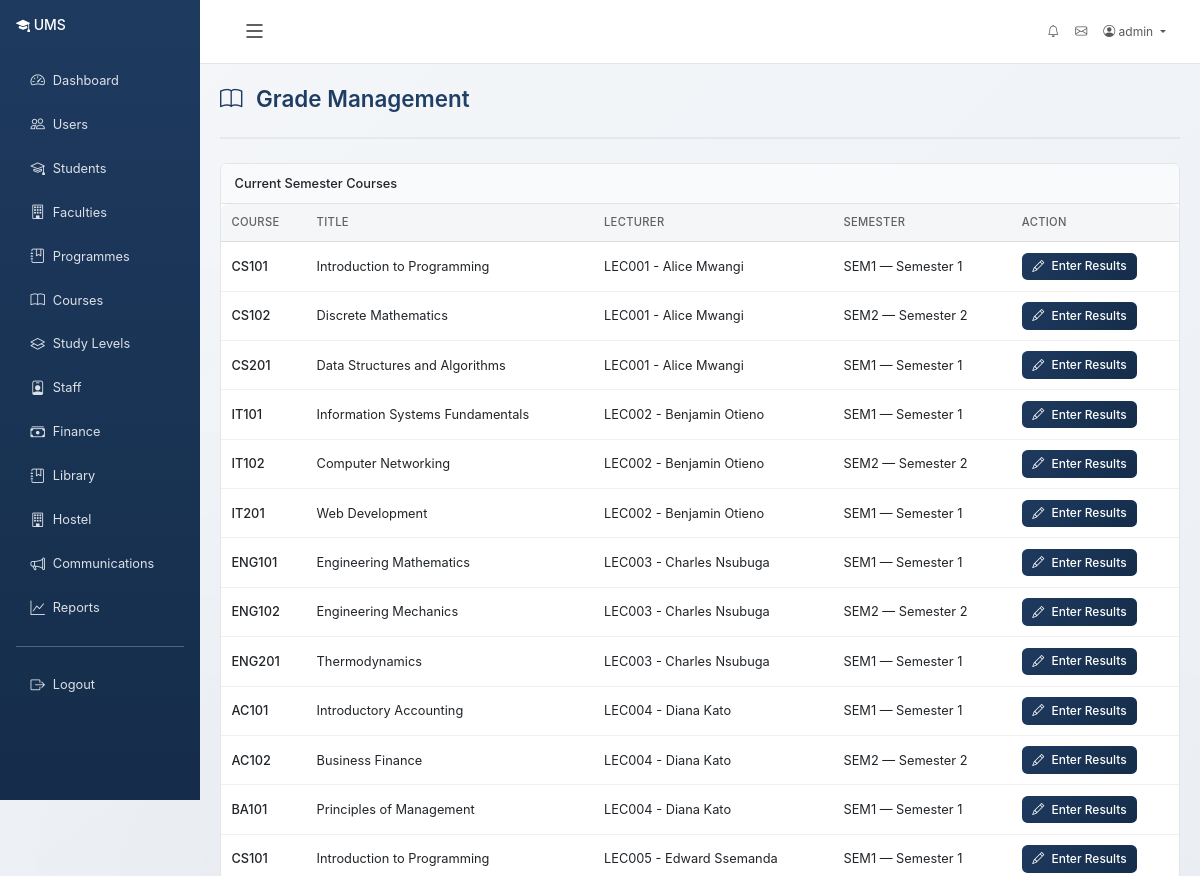
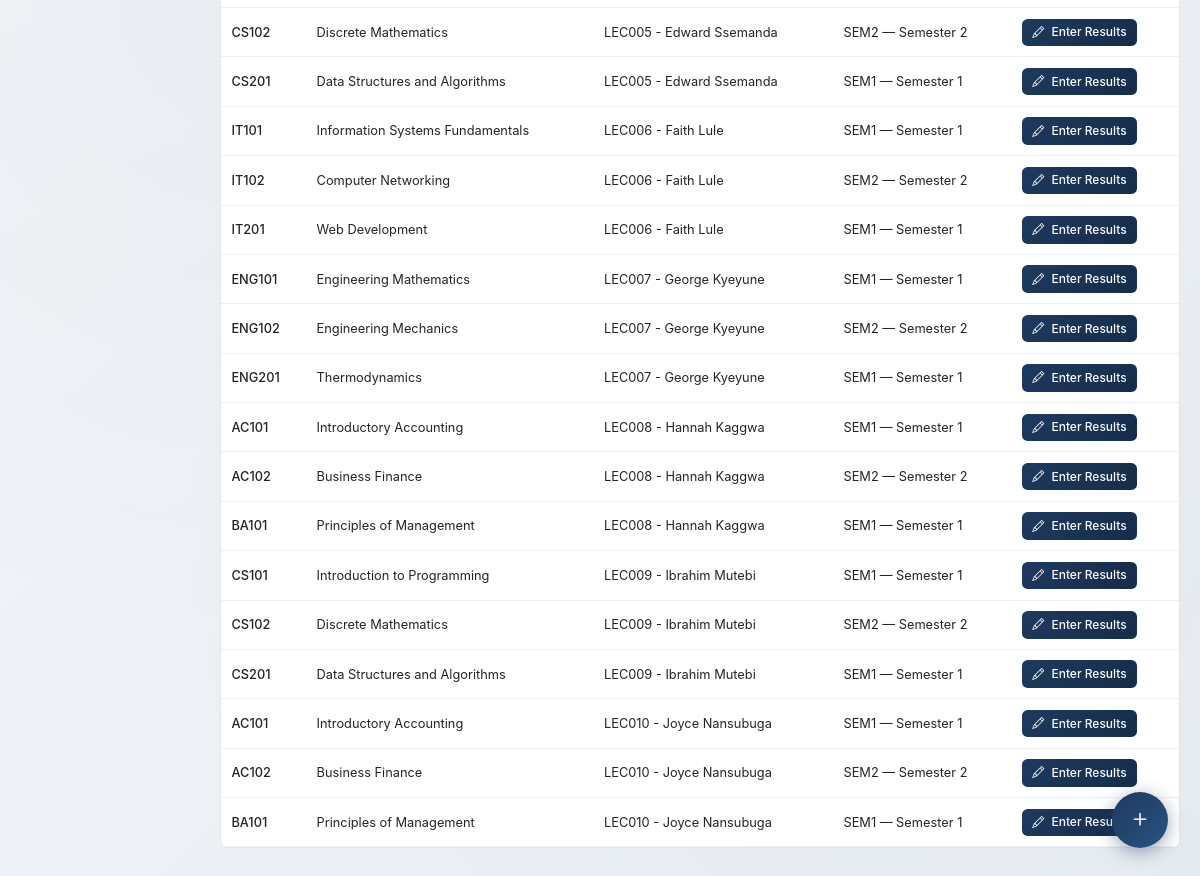
The page /academics/grades/ (signed in) on the database its author committed (2 pictures, top to bottom).
### accounts/models.py (models this page shows, shortened)
class User(AbstractUser):
    class Role(models.TextChoices):
        ADMIN = 'admin', 'Administrator'
        REGISTRAR = 'registrar', 'Registrar'
        LECTURER = 'lecturer', 'Lecturer'
        STUDENT = 'student', 'Student'
        FINANCE = 'finance', 'Finance Staff'
        LIBRARIAN = 'librarian', 'Librarian'
        HOSTEL_MANAGER = 'hostel_manager', 'Hostel Manager'
        FACULTY_DEAN = 'faculty_dean', 'Faculty Dean'
        DEPARTMENT_HEAD = 'department_head', 'Department Head'
        PROGRAMME_COORDINATOR = 'programme_coordinator', 'Programme Coordinator'
    role = models.CharField(max_length=25, choices=Role.choices, default=Role.STUDENT)
    phone_number = models.CharField(max_length=20, blank=True)
    date_of_birth = models.DateField(null=True, blank=True)
    gender = models.CharField(
        max_length=10,
        choices=[('M', 'Male'), ('F', 'Female'), ('O', 'Other')],
        blank=True
    )
    address = models.TextField(blank=True)
    profile_picture = models.ImageField(upload_to='profiles/', null=True, blank=True)
    is_active_member = models.BooleanField(default=True)
    created_at = models.DateTimeField(auto_now_add=True)
    updated_at = models.DateTimeField(auto_now=True)
    class Meta:
        ordering = ['-date_joined']
    @property
    def is_admin(self):
        return self.role == self.Role.ADMIN or self.is_superuser

### academics/models.py (models this page shows, shortened)
class CourseAllocation(models.Model):
    course = models.ForeignKey(Course, on_delete=models.CASCADE, related_name='allocations')
    lecturer = models.ForeignKey(
        'staff.StaffProfile', on_delete=models.CASCADE, related_name='course_allocations'
    )
    semester = models.ForeignKey(StudySemester, on_delete=models.CASCADE, related_name='allocations')
    is_active = models.BooleanField(default=True)
    created_at = models.DateTimeField(auto_now_add=True)
    class Meta:
        unique_together = ['course', 'lecturer', 'semester']

class Course(models.Model):
    class CourseType(models.TextChoices):
        CORE = 'core', 'Core'
        ELECTIVE = 'elective', 'Elective'
        GENERAL = 'general', 'General Education'
    code = models.CharField(max_length=20, unique=True)
    title = models.CharField(max_length=200)
    department = models.ForeignKey(Department, on_delete=models.CASCADE, related_name='courses')
    programme = models.ManyToManyField(Programme, related_name='courses', blank=True)
    credit_units = models.IntegerField(default=3, validators=[MinValueValidator(1), MaxValueValidator(6)])
    course_type = models.CharField(max_length=10, choices=CourseType.choices, default=CourseType.CORE)
    level = models.IntegerField(default=100, help_text="Course level (100, 200, 300, etc.)")
    semester = models.ForeignKey(StudySemester, on_delete=models.SET_NULL, null=True, blank=True, related_name='courses')
    description = models.TextField(blank=True)
    prerequisites = models.ManyToManyField('self', symmetrical=False, blank=True, related_name='is_prerequisite_for')
    max_students = models.IntegerField(default=100)
    is_active = models.BooleanField(default=True)
    created_at = models.DateTimeField(auto_now_add=True)
    class Meta:
        ordering = ['code']

class StudySemester(models.Model):
    code = models.CharField(max_length=10, unique=True, help_text="e.g. S1, S2")
    name = models.CharField(max_length=50, help_text="e.g. Semester 1, Semester 2")
    number = models.IntegerField(unique=True, help_text="e.g. 1 for Semester 1, 2 for Semester 2")
    is_current = models.BooleanField(default=False)
    created_at = models.DateTimeField(auto_now_add=True)
    class Meta:
        ordering = ['number']
    def __str__(self):
        return f"{self.code} — {self.name}"

### staff/models.py (models this page shows, shortened)
class StaffProfile(models.Model):
    class StaffType(models.TextChoices):
        ACADEMIC = 'academic', 'Academic Staff'
        NON_ACADEMIC = 'non_academic', 'Non-Academic Staff'
        ADMINISTRATIVE = 'administrative', 'Administrative Staff'
    class Rank(models.TextChoices):
        PROFESSOR = 'professor', 'Professor'
        ASSOCIATE_PROF = 'associate_professor', 'Associate Professor'
        SENIOR_LECTURER = 'senior_lecturer', 'Senior Lecturer'
        LECTURER_I = 'lecturer_i', 'Lecturer I'
        LECTURER_II = 'lecturer_ii', 'Lecturer II'
        ASSISTANT_LECTURER = 'assistant_lecturer', 'Assistant Lecturer'
        GRADUATE_ASSISTANT = 'graduate_assistant', 'Graduate Assistant'
    user = models.OneToOneField(settings.AUTH_USER_MODEL, on_delete=models.CASCADE, related_name='staff_profile')
    staff_id = models.CharField(max_length=20, unique=True)
    department = models.ForeignKey(
        'academics.Department', on_delete=models.SET_NULL, null=True, related_name='staff_members'
    )
    staff_type = models.CharField(max_length=20, choices=StaffType.choices, default=StaffType.ACADEMIC)
    rank = models.CharField(max_length=30, choices=Rank.choices, blank=True)
    qualification = models.CharField(max_length=200, blank=True)
    specialization = models.CharField(max_length=200, blank=True)
    date_employed = models.DateField(null=True, blank=True)
    contract_type = models.CharField(
        max_length=20,
        choices=[('full_time', 'Full Time'), ('part_time', 'Part Time'), ('contract', 'Contract')],
        default='full_time'
    )
    max_workload = models.IntegerField(default=18, help_text="Maximum credit units per semester")
    office_location = models.CharField(max_length=100, blank=True)
    research_interests = models.TextField(blank=True)
    publications = models.TextField(blank=True)
    is_active = models.BooleanField(default=True)
    created_at = models.DateTimeField(auto_now_add=True)
    updated_at = models.DateTimeField(auto_now=True)
    class Meta:
        ordering = ['staff_id']
    def __str__(self):
        return f"{self.staff_id} - {self.user.get_full_name()}"

### academics/views.py (the view, shortened to what this page needs)
# urls.py: path('grades/', views.grade_management, name='grade_management'),
@login_required
@role_required(['admin', 'lecturer'])
def grade_management(request):
    user = request.user
    if user.is_admin or user.is_superuser:
        allocations = CourseAllocation.objects.all().select_related('course', 'lecturer', 'semester')
    return render(request, 'academics/grade_management.html', {'allocations': allocations})

### accounts/context_processors.py (called while the page is built, shortened)
def admin_dashboard_stats(request):
    context = {}
    return context

def user_context(request):
    context = {}
    if request.user.is_authenticated:
        user = request.user
        context['user_role'] = user.role
        context['user_role_display'] = user.get_role_display()
        context['is_admin_user'] = user.is_admin
        context['is_staff_user'] = user.role in ['admin', 'registrar', 'lecturer', 'finance', 'librarian', 'hostel_manager']
        nav_items = _get_nav_items(user)
        context['nav_items'] = nav_items
    return context

### templates/academics/grade_management.html (shortened to what this page needs)
{% extends "base.html" %}
{% block content %}
<div class="page-header">
    <h1 class="page-title"><i class="bi bi-book"></i> Grade Management</h1>
</div>
<div class="card">
    <div class="card-header">Current Semester Courses</div>
    <div class="table-responsive">
        <table class="table table-hover mb-0">
            <thead><tr><th>Course</th><th>Title</th><th>Lecturer</th><th>Semester</th><th>Action</th></tr></thead>
            <tbody>
                {% for alloc in allocations %}
                <tr>
                    <td class="fw-medium">{{ alloc.course.code }}</td>
                    <td>{{ alloc.course.title }}</td>
                    <td>{{ alloc.lecturer }}</td>
                    <td>{{ alloc.semester }}</td>
                    <td>
                        <a href="{% url 'academics:enter_results' alloc.pk %}" class="btn btn-sm btn-primary">
                            <i class="bi bi-pencil me-1"></i> Enter Results
                        </a>
                    </td>
                </tr>
                {% empty %}
                <tr><td colspan="5" class="text-center text-muted py-4">No course allocations for current semester.</td></tr>
                {% endfor %}
            </tbody>
        </table>
    </div>
</div>
{% endblock %}

### templates/base.html (shortened to what this page needs)
{% load static %}
<!DOCTYPE html>
<html lang="en">
<head>
    <link href="https://cdn.jsdelivr.net/npm/bootstrap@5.3.0/dist/css/bootstrap.min.css" rel="stylesheet">
    <link rel="stylesheet" href="https://cdn.jsdelivr.net/npm/bootstrap-icons@1.11.0/font/bootstrap-icons.css">
</head>
<body {% if user.is_authenticated %}data-user-authenticated="true"{% endif %}>
    {% if user.is_authenticated %}
    <div class="container-fluid">
        <div class="row">
            <div class="col-md-3 col-lg-2 px-0 sidebar d-none d-md-block" id="sidebar">
                <div class="p-3">
                    <h4 class="text-white mb-4">
                        <i class="bi bi-mortarboard-fill"></i> <span class="sidebar-text">UMS</span>
                    </h4>
                    <nav class="nav flex-column">
                        {% for item in nav_items %}
                            {% if item.path %}
                                <a class="nav-link" href="{{ item.path }}" title="{{ item.label }}">
                                    <i class="bi {{ item.icon }}"></i> <span class="sidebar-text">{{ item.label }}</span>
                                </a>
                            {% elif item.url %}
                                <a class="nav-link" href="{% url item.url %}" title="{{ item.label }}">
                                    <i class="bi {{ item.icon }}"></i> <span class="sidebar-text">{{ item.label }}</span>
                                </a>
                            {% endif %}
                        {% endfor %}
                        <hr class="text-white">
                        <a class="nav-link" href="{% url 'accounts:logout' %}" title="Logout">
                            <i class="bi bi-box-arrow-right"></i> <span class="sidebar-text">Logout</span>
                        </a>
                    </nav>
                </div>
            </div>
            <div class="col-md-9 col-lg-10 ms-auto main-content-area" id="mainContent">
                <nav class="navbar navbar-expand-lg navbar-light bg-white border-bottom">
                    <div class="container-fluid">
                        <button class="btn btn-link text-dark sidebar-toggle d-none d-md-block" id="sidebarToggle" type="button" title="Collapse Sidebar (Ctrl+B)">
                            <i class="bi bi-list"></i>
                        </button>
                        <div class="collapse navbar-collapse" id="navbarNav">
                            <ul class="navbar-nav ms-auto">
                                <li class="nav-item">
                                    <a class="nav-link" href="{% url 'communications:notifications' %}" title="Notifications">
                                        <i class="bi bi-bell"></i>
                                    </a>
                                </li>
                                <li class="nav-item">
                                    <a class="nav-link" href="{% url 'communications:inbox' %}" title="Messages">
                                        <i class="bi bi-envelope"></i>
                                    </a>
                                </li>
                                <li class="nav-item dropdown">
                                    <a class="nav-link dropdown-toggle" href="#" id="userDropdown" role="button" data-bs-toggle="dropdown">
                                        <i class="bi bi-person-circle"></i> {{ user.get_full_name|default:user.username }}
                                    </a>
                                </li>
                            </ul>
                        </div>
                    </div>
                </nav>
                <div class="content-wrapper">
                    {% block content %}{% endblock %}
                </div>
            </div>
        </div>
    </div>
    {% else %}
    <div class="container-fluid">
        {% block login_content %}{% endblock %}
    </div>
    {% endif %}
    {% if user.is_authenticated %}
    <div class="qc-fab-wrap" id="qcFabWrap">
        <button class="qc-fab-main" id="qcFabMain" title="Quick Add">
            <i class="bi bi-plus qc-icon"></i>
        </button>
        <div class="qc-actions" id="qcActions">
        </div>
    </div>
    {% endif %}
</body>
</html>

### rows shown on the page
User: get_full_name "admin"
CourseAllocation: course.code "CS101", course "Introduction to Programming", lecturer "LEC001 - Alice Mwangi", semester "SEM1 — Semester 1"
CourseAllocation: course.code "CS102", course "Discrete Mathematics", lecturer "LEC001 - Alice Mwangi", semester "SEM2 — Semester 2"
CourseAllocation: course.code "CS201", course "Data Structures and Algorithms", lecturer "LEC001 - Alice Mwangi", semester "SEM1 — Semester 1"
CourseAllocation: course.code "IT101", course "Information Systems Fundamentals", lecturer "LEC002 - Benjamin Otieno", semester "SEM1 — Semester 1"
CourseAllocation: course.code "IT102", course "Computer Networking", lecturer "LEC002 - Benjamin Otieno", semester "SEM2 — Semester 2"
CourseAllocation: course.code "IT201", course "Web Development", lecturer "LEC002 - Benjamin Otieno", semester "SEM1 — Semester 1"
CourseAllocation: course.code "ENG101", course "Engineering Mathematics", lecturer "LEC003 - Charles Nsubuga", semester "SEM1 — Semester 1"
CourseAllocation: course.code "ENG102", course "Engineering Mechanics", lecturer "LEC003 - Charles Nsubuga", semester "SEM2 — Semester 2"
CourseAllocation: course.code "ENG201", course "Thermodynamics", lecturer "LEC003 - Charles Nsubuga", semester "SEM1 — Semester 1"
CourseAllocation: course.code "AC101", course "Introductory Accounting", lecturer "LEC004 - Diana Kato", semester "SEM1 — Semester 1"
CourseAllocation: course.code "AC102", course "Business Finance", lecturer "LEC004 - Diana Kato", semester "SEM2 — Semester 2"
CourseAllocation: course.code "BA101", course "Principles of Management", lecturer "LEC004 - Diana Kato", semester "SEM1 — Semester 1"
CourseAllocation: course.code "CS101", course "Introduction to Programming", lecturer "LEC005 - Edward Ssemanda", semester "SEM1 — Semester 1"
CourseAllocation: course.code "CS102", course "Discrete Mathematics", lecturer "LEC005 - Edward Ssemanda", semester "SEM2 — Semester 2"
CourseAllocation: course.code "CS201", course "Data Structures and Algorithms", lecturer "LEC005 - Edward Ssemanda", semester "SEM1 — Semester 1"
CourseAllocation: course.code "IT101", course "Information Systems Fundamentals", lecturer "LEC006 - Faith Lule", semester "SEM1 — Semester 1"
CourseAllocation: course.code "IT102", course "Computer Networking", lecturer "LEC006 - Faith Lule", semester "SEM2 — Semester 2"
CourseAllocation: course.code "IT201", course "Web Development", lecturer "LEC006 - Faith Lule", semester "SEM1 — Semester 1"
CourseAllocation: course.code "ENG101", course "Engineering Mathematics", lecturer "LEC007 - George Kyeyune", semester "SEM1 — Semester 1"
CourseAllocation: course.code "ENG102", course "Engineering Mechanics", lecturer "LEC007 - George Kyeyune", semester "SEM2 — Semester 2"
CourseAllocation: course.code "ENG201", course "Thermodynamics", lecturer "LEC007 - George Kyeyune", semester "SEM1 — Semester 1"
CourseAllocation: course.code "AC101", course "Introductory Accounting", lecturer "LEC008 - Hannah Kaggwa", semester "SEM1 — Semester 1"
CourseAllocation: course.code "AC102", course "Business Finance", lecturer "LEC008 - Hannah Kaggwa", semester "SEM2 — Semester 2"
CourseAllocation: course.code "BA101", course "Principles of Management", lecturer "LEC008 - Hannah Kaggwa", semester "SEM1 — Semester 1"
CourseAllocation: course.code "CS101", course "Introduction to Programming", lecturer "LEC009 - Ibrahim Mutebi", semester "SEM1 — Semester 1"
CourseAllocation: course.code "CS102", course "Discrete Mathematics", lecturer "LEC009 - Ibrahim Mutebi", semester "SEM2 — Semester 2"
CourseAllocation: course.code "CS201", course "Data Structures and Algorithms", lecturer "LEC009 - Ibrahim Mutebi", semester "SEM1 — Semester 1"
CourseAllocation: course.code "AC101", course "Introductory Accounting", lecturer "LEC010 - Joyce Nansubuga", semester "SEM1 — Semester 1"
CourseAllocation: course.code "AC102", course "Business Finance", lecturer "LEC010 - Joyce Nansubuga", semester "SEM2 — Semester 2"
CourseAllocation: course.code "BA101", course "Principles of Management", lecturer "LEC010 - Joyce Nansubuga", semester "SEM1 — Semester 1"

### other values the page prints
{{ item.label }} "Dashboard" "Users" "Students" "Faculties" "Programmes" "Courses" "Study Levels" "Staff" "Finance" "Library" "Hostel" "Communications" "Reports"
